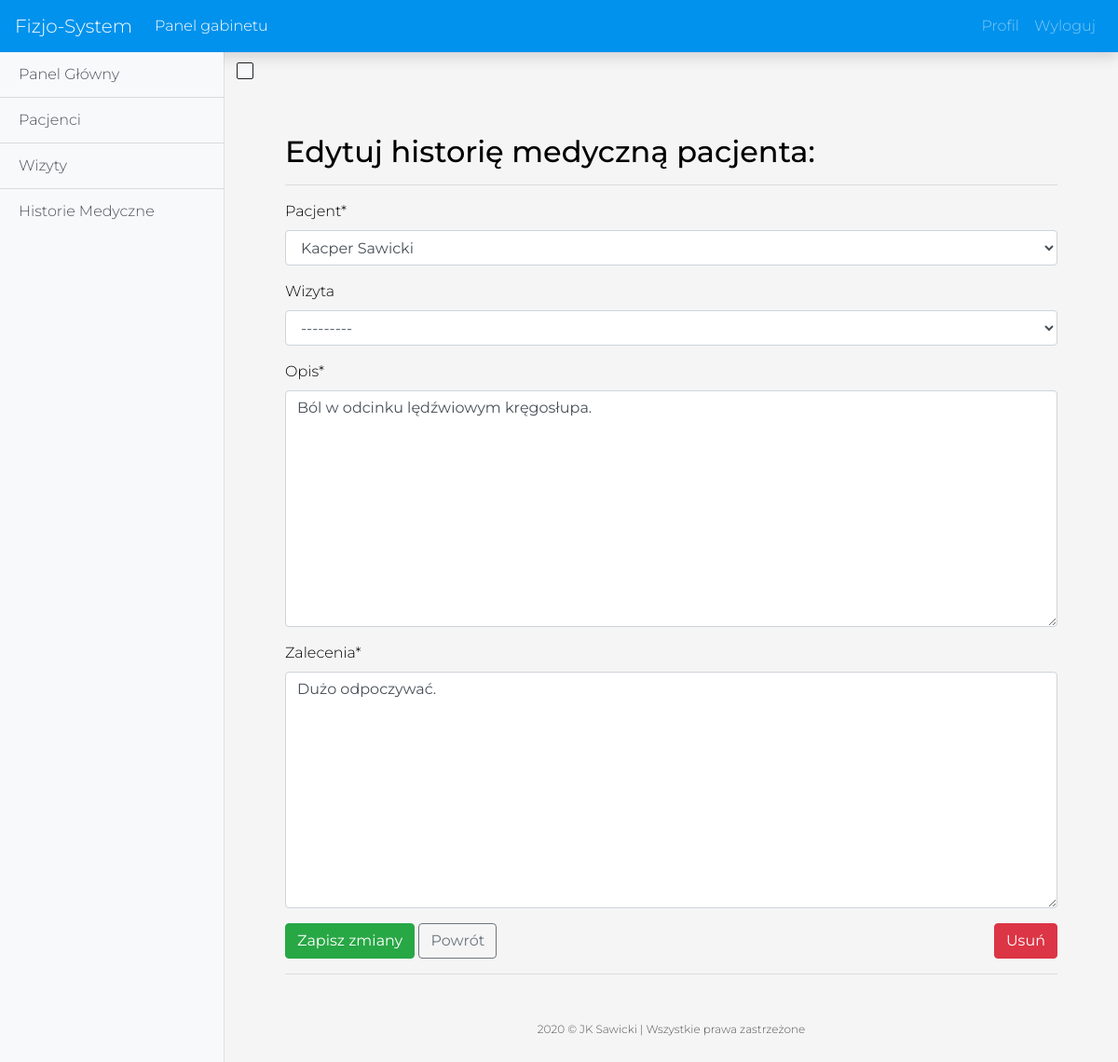
/office/medical_history/1/update (signed in), run on the app's committed database.
### medical_history/models.py (models this page shows)
class MedicalHistory(models.Model):
    owner = models.ForeignKey(User, on_delete=models.CASCADE)
    patient = models.ForeignKey(Patient, on_delete=models.CASCADE)
    appointment = models.ForeignKey(Appointment, on_delete=models.CASCADE, null=True)
    description = models.TextField()
    recommendations = models.TextField()
    date_selected = models.DateTimeField(default=timezone.now)

### medical_history/views.py (the view, shortened to what this page needs)
# urls.py: path('medical_history/<int:pk>/update', medical_history_view.MedicalHistoryUpdateView.as_view(),
@method_decorator([login_required, office_required], name='dispatch')
class MedicalHistoryUpdateView(UpdateView):
    form_class = MedicalHistoryForm
    template_name = 'medical_history/medical_history_update_form.html'
    def get_queryset(self):
        return MedicalHistory.objects.filter(owner=self.request.user.id)

### medical_history/forms.py
class MedicalHistoryForm(forms.ModelForm):
    appointment = forms.ModelChoiceField(queryset=Appointment.objects.all(), required=False)
    def __init__(self, *args, **kwargs):
        super(MedicalHistoryForm, self).__init__(*args, **kwargs)
        label = ['Pacjent', 'Wizyta', 'Opis', 'Zalecenia']
        for i, field_name in enumerate(['patient', 'appointment', 'description', 'recommendations']):
            self.fields[field_name].help_text = None
            self.fields[field_name].label = label[i]
    class Meta:
        model = MedicalHistory
        fields = ['patient', 'appointment', 'description', 'recommendations']

### appointments/models.py (called while the page is built)
    def __str__(self):
        return str(self.owner)

### users/models.py (called while the page is built)
    def __str__(self):
        return f'{self.first_name} {self.last_name}'

### medical_history/templates/medical_history/medical_history_update_form.html (shortened to what this page needs)
{% extends 'Physiotherapy_Management_System/base_panel_office.html' %}
{% load crispy_forms_tags %}
{% load static %}
{% block content %}
    <div class="container">
        <div class="form">
                <h2>Edytuj historię medyczną pacjenta: {{ medical_history.patient }}</h2>
            <hr>
            <form method="post" novalidate>
                {{ form|crispy }}
                <button type="submit" class="btn btn-success">Zapisz zmiany</button>
                <a href="{% url 'office-medical-history' %}" class="btn btn-outline-secondary" role="button">Powrót</a>
                        <a href="{% url 'office-medical-history-delete' medicalhistory.pk %}" class="btn btn-danger float-right">Usuń</a>
            </form>
            <hr>
        </div>
    </div>
{% endblock content %}

### users/static/css/navbar.css (style rules this page uses)
body { -moz-osx-font-smoothing: grayscale; -ms-flex-direction: column; -webkit-box-direction: normal; -webkit-box-orient: vertical; -webkit-font-smoothing: antialiased; background: #f5f5f5; color: black; flex-direction: column; font-family: Montserrat, sans-serif; font-size: 1em; font-weight: 300; margin: 0; }

### users/static/css/mystyle.css (style rules this page uses)
.form { margin: 50px; }
a:hover, a:visited, a:link, a:active { text-decoration: none; }

### users/static/css/sidebar.css (style rules this page uses)
body { overflow-x: hidden; }

### data on the page
MedicalHistory: patient "Kacper Sawicki", appointment "---------", description "Ból w odcinku lędźwiowym kręgosłupa.", recommendations "Dużo odpoczywać."
